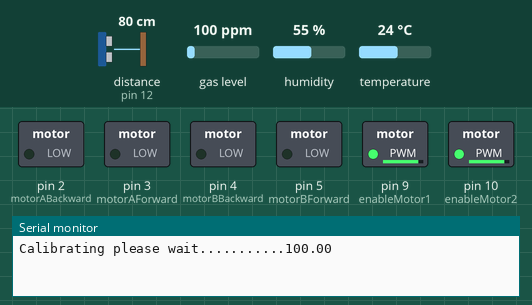
Recording of a sketch running on a simulated Arduino Uno, built with avr-gcc and run on an emulated ATmega328P. Shown: switched loads named in the sketch (green lamp = pin HIGH), the last lines printed to the serial monitor. Dashed ring = blinking. The inputs (shaded band) are chosen by the test bench; at power-on: distance to the obstacle (sensor on pin 12) 80 cm, temperature 24 °C, gas level 100 ppm, humidity 55 %. The echo pulse lasts 58.3 µs per cm.

Above: at 1.9 s.
2.0 s: distance to the obstacle (sensor on pin 12) set to 18 cm
At 4.6 s:
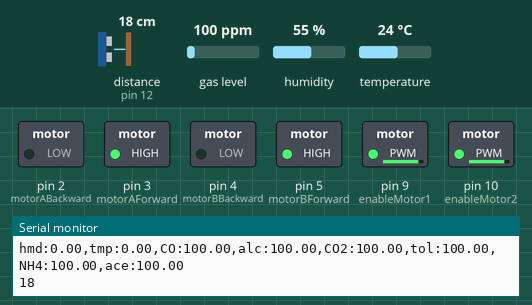
5.7 s: distance to the obstacle (sensor on pin 12) set to 13 cm
At 6.6 s:
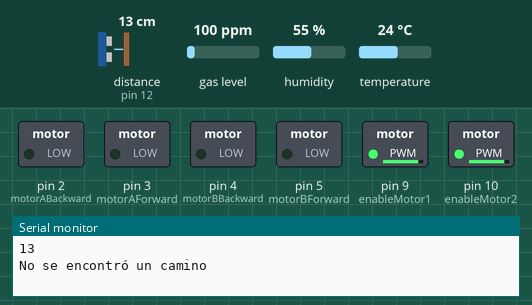
22.3 s: temperature set to 11 °C
24.9 s: temperature set to 8 °C
Timing chart, 0 to 27.9 s (numbered marks = the images above; inputs shaded):
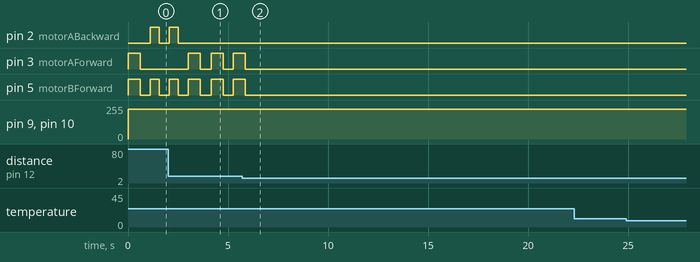

Measured:
- the behaviour switches between 16 and 15 cm on distance to the obstacle (sensor on pin 12) (found by bisection; images 1 and 2)
- after the input at 5.7 s, pin 2 (motorABackward): stops changing and stays LOW; pin 3 (motorAForward), pin 5 (motorBForward): goes on until 5.9 s, then stays LOW
- by itself, pin 3 (motorAForward): alternates HIGH for 0.60 s and LOW for 0.53 s
- by itself, pin 5 (motorBForward): repeats every 1.1 s: LOW 0.50 s, HIGH 0.60 s

The sketch:

main.ino
```cpp
#include <MQUnifiedsensor.h>
#include <SoftwareSerial.h>
#include <DHT.h>
#include <NewPing.h>

// constantes y objeto sensor MQ-135
#define board "Arduino UNO"
#define Voltage_Resolution 5
#define mqPin A1
#define type "MQ-135"
#define ADC_Bit_Resolution 10
#define RatioMQ135CleanAir 3.6 // 3.6 ppm
float CO = 0; // monoxido de carbono
float Alcohol = 0; // alcohol
float CO2 = 0; // dioxido de carbono
float Toluene = 0; // tolueno
float NH4 = 0; // amonio
float Acetone = 0; // acetona
MQUnifiedsensor MQ135(board, Voltage_Resolution, ADC_Bit_Resolution, mqPin, type);

const int trigPin = 11;
const int echoPin = 12;
const int motorAForward = 3;
const int motorABackward = 2;
const int motorBForward = 5;
const int motorBBackward = 4;
int enableMotor1 = 9;
int enableMotor2 = 10;

bool pathEnded = false;

// módulo bluetooth
SoftwareSerial bluetooth(7, 6); // 7, 6

// sensor temperatura y humedad
#define DHTPIN 14 // A0
#define DHTTYPE DHT11
DHT dht(DHTPIN, DHTTYPE);

const int mapSize = 4; // Ajustar según el tamaño del entorno
int mapGrid[mapSize][mapSize];
int closedSet[mapSize][mapSize];
bool openSet[mapSize][mapSize];
float gCost[mapSize][mapSize];
float hCost[mapSize][mapSize];
float fCost[mapSize][mapSize];
int parentX[mapSize][mapSize];
int parentY[mapSize][mapSize];

int startX = 0, startY = 0;  // Posición inicial
int goalX = 3, goalY = 3;  // Posición objetivo
int x = startX, y = startY;  // Posición actual del robot
int direction = 0;  // Dirección inicial (0: norte, 1: este, 2: sur, 3: oeste)

// variables para timing
unsigned long startMillisDht;
unsigned long startMillisDist;
unsigned long startMillisGas;
unsigned long startMillisJson;
unsigned long currentMillis;

NewPing sonar(trigPin, echoPin, 200);  // Máxima distancia de 200 cm

void setup() {
  Serial.begin(9600);
  pinMode(motorAForward, OUTPUT);
  pinMode(motorABackward, OUTPUT);
  pinMode(motorBForward, OUTPUT);
  pinMode(motorBBackward, OUTPUT);
  pinMode(enableMotor1, OUTPUT);
  pinMode(enableMotor2, OUTPUT);

  pinMode(mqPin, INPUT); // sensor de gas

  // variables para timing
  startMillisDht = millis();
  startMillisDist = millis();
  startMillisGas = millis();
  startMillisJson = millis();

  bluetooth.begin(38400);

  pinMode(trigPin, OUTPUT);
  pinMode(echoPin, INPUT);

  pinMode(DHTPIN, INPUT);
  dht.begin();

  Serial.print("Calibrating please wait.");
  float calcR0 = 0;
  for(int i = 1; i <= 10; i++) {
    MQ135.update(); // Update data, the arduino will read the voltage from the analog pin
    calcR0 += MQ135.calibrate(RatioMQ135CleanAir);
    Serial.print(".");
  }
  Serial.println(calcR0);
  MQ135.setR0(calcR0 / 10);

  // Inicializar el mapa y los conjuntos
  for (int i = 0; i < mapSize; i++) {
    for (int j = 0; j < mapSize; j++) {
      mapGrid[i][j] = 0;
      closedSet[i][j] = 0;
      openSet[i][j] = false;
      gCost[i][j] = hCost[i][j] = fCost[i][j] = 999999999;
    }
  }
  gCost[startX][startY] = 0;
  hCost[startX][startY] = heuristic(startX, startY);
  fCost[startX][startY] = hCost[startX][startY];
  openSet[startX][startY] = true;
}

float dhtArray[2] = {0, 0};

void loop() {
  currentMillis = millis();

  if(!pathEnded){
    if (x == goalX && y == goalY) {
      // Hemos llegado al objetivo
      stopMotors();
      Serial.println("Objetivo alcanzado");
      pathEnded = true;
    }

    // Realizar la búsqueda A*
    int currentX = -1, currentY = -1;
    float lowestF = 999999999;
    for (int i = 0; i < mapSize; i++) {
      for (int j = 0; j < mapSize; j++) {
        if (openSet[i][j] && fCost[i][j] < lowestF) {
          lowestF = fCost[i][j];
          currentX = i;
          currentY = j;
        }
      }
    }

    if (currentX == -1 || currentY == -1) {
      // No se encontró un camino
      stopMotors();
      Serial.println("No se encontró un camino");
      pathEnded = true;
    }

    openSet[currentX][currentY] = false;
    closedSet[currentX][currentY] = 1;

    for (int i = 0; i < 4; i++) {
      int newX = currentX;
      int newY = currentY;
      switch (i) {
        case 0: newY -= 1; break;  // Norte
        case 1: newX += 1; break;  // Este
        case 2: newY += 1; break;  // Sur
        case 3: newX -= 1; break;  // Oeste
      }

      if (isValid(newX, newY) && !closedSet[newX][newY] && mapGrid[newX][newY] == 0) {
        float tentativeG = gCost[currentX][currentY] + 1;
        if (tentativeG < gCost[newX][newY]) {
          parentX[newX][newY] = currentX;
          parentY[newX][newY] = currentY;
          gCost[newX][newY] = tentativeG;
          hCost[newX][newY] = heuristic(newX, newY);
          fCost[newX][newY] = gCost[newX][newY] + hCost[newX][newY];
          openSet[newX][newY] = true;
        }
      }
    }

    // Verificar si hay un obstáculo antes de moverse
    if (getDistance() > 15) {
      moveRobotTo(currentX, currentY);
    } else {
      // Marcar la celda como bloqueada si se detecta un obstáculo
      mapGrid[currentX][currentY] = 1;
      openSet[currentX][currentY] = false;
      closedSet[currentX][currentY] = true;
    }
  }

  if(currentMillis - startMillisDht >= 5000) {
    dhtMeasure(dhtArray);
    startMillisDht = millis();
  }
  // leemos los gases cada 500 milisegundos
  if(currentMillis - startMillisGas >= 500) {
    gasMeasure();
    startMillisGas = millis();
  }
  // enviaremos las lecturas de los sensores en formato json cada 300 milisegundos mediante el módulo Bluetooth HC05
  if(currentMillis - startMillisJson >= 300) {
    String sensorValues = (String) "hmd:" + dhtArray[0] + ",tmp:" + dhtArray[1] + ",CO:" + CO + ",alc:" + Alcohol + ",CO2:" + CO2 + ",tol:" + Toluene + ",NH4:" + NH4 + ",ace:" + Acetone;
    bluetooth.println(sensorValues);
    Serial.println(sensorValues);
    Serial.println(sonar.ping_cm());
    startMillisJson = millis();
  }
}

void gasMeasure() {
  MQ135.update();
  MQ135.setA(605.18); MQ135.setB(-3.937); // configuramos la ecuacion para calcular la concentracion de monóxido de carbono
  CO = MQ135.readSensor();

  MQ135.setA(77.255); MQ135.setB(-3.18); // configuramos la ecuación para calcular la concentración de alcohol
  Alcohol = MQ135.readSensor();

  MQ135.setA(110.47); MQ135.setB(-2.862); // configuramos la ecuación para calcular la concentración de dióxido de carbono
  CO2 = MQ135.readSensor();

  MQ135.setA(44.947); MQ135.setB(-3.445); // configuramos la ecuación para calcular la concentración de tolueno
  Toluene = MQ135.readSensor();

  MQ135.setA(102.2 ); MQ135.setB(-2.473); // configuramos la ecuación para calcular la concentración de amonio
  NH4 = MQ135.readSensor();

  MQ135.setA(34.668); MQ135.setB(-3.369); // configuramos la ecuación para calcular la concentración de acetona
  Acetone = MQ135.readSensor();
}

void dhtMeasure(float *arr) {
  // humidity and temp
  float h = dht.readHumidity();
  float t = dht.readTemperature();
  if(isnan(h) || isnan(t)) {
    arr[0] = 0.1;
    arr[1] = 0.1;
    return;
  }
  arr[0] = h;
  arr[1] = t;
}

float heuristic(int x, int y) {
  return abs(goalX - x) + abs(goalY - y);
}

bool isValid(int x, int y) {
  return x >= 0 && x < mapSize && y >= 0 && y < mapSize;
}

void moveRobotTo(int newX, int newY) {
  int dx = newX - x;
  int dy = newY - y;

  // Calcular la dirección a moverse
  int newDirection = 0;
  if (dx == 1) newDirection = 1;  // Este
  else if (dx == -1) newDirection = 3;  // Oeste
  else if (dy == 1) newDirection = 2;  // Sur
  else if (dy == -1) newDirection = 0;  // Norte

  // Girar el robot hacia la nueva dirección
  while (direction != newDirection) {
    turnRight();
    delay(500);
  }

  // Mover hacia adelante
  moveForward();
  delay(500);

  // Actualizar la posición del robot
  x = newX;
  y = newY;
}

void moveForward() {
  stopMotors();
  setMotorSpeed1(225);
  setMotorSpeed2(225);
  digitalWrite(motorAForward, HIGH);
  digitalWrite(motorBForward, HIGH);
  digitalWrite(motorABackward, LOW);
  digitalWrite(motorBBackward, LOW);
  delay(600);
  stopMotors();
}

void turnRight() {
  stopMotors();
  setMotorSpeed1(225);
  setMotorSpeed2(225);
  digitalWrite(motorAForward, LOW);
  digitalWrite(motorABackward, HIGH);
  digitalWrite(motorBForward, HIGH);
  digitalWrite(motorBBackward, LOW);
  delay(450);
  direction = (direction + 1) % 4;
  stopMotors();
}

int getDistance() {
  unsigned int distance = sonar.ping_cm();
  return distance == 0 ? 200 : distance;  // Si no hay ping, devolver 200 cm (máxima distancia)
}

void stopMotors() {
  digitalWrite(motorAForward, LOW);
  digitalWrite(motorABackward, LOW);
  digitalWrite(motorBForward, LOW);
  digitalWrite(motorBBackward, LOW);
}

void setMotorSpeed1(int speed) {
  analogWrite(enableMotor1, speed);
}

void setMotorSpeed2(int speed) {
  analogWrite(enableMotor2, speed);
}
```
